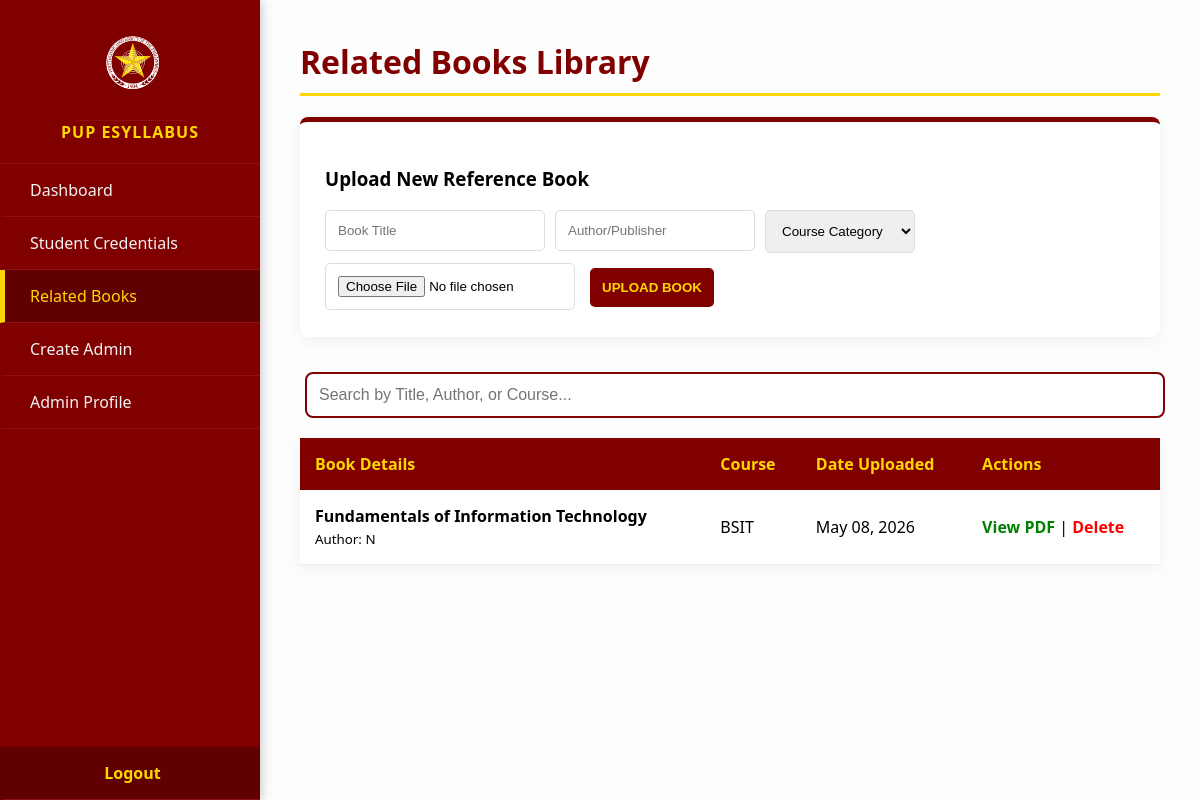
The app's page /manage_books.php (signed in) with its own data.
### tables this page shows
CREATE TABLE `books` (
  `id` int(11) NOT NULL,
  `title` varchar(255) NOT NULL,
  `author` varchar(255) DEFAULT NULL,
  `course_category` varchar(50) DEFAULT NULL,
  `file_path` varchar(255) NOT NULL,
  `uploaded_at` timestamp NOT NULL DEFAULT current_timestamp()
);

### manage_books.php (the view, shortened to what this page needs)
<?php
include 'db.php';
?>
<!DOCTYPE html>
<html lang="en">
<head>
</head>
<body>
<div class="sidebar">
    <div class="sidebar-header">
        <a href="admin.php"><img src="logo200.png" alt="PUP Logo"></a>
        <h2>PUP ESYLLABUS</h2>
    </div>
    <?php $current_page = basename($_SERVER['PHP_SELF']); ?>
    <a href="admin.php" class="<?php echo ($current_page == 'admin.php') ? 'active' : ''; ?>">Dashboard</a>
    <a href="manage_students.php" class="<?php echo ($current_page == 'manage_students.php') ? 'active' : ''; ?>">Student Credentials</a>
    <a href="manage_books.php" class="<?php echo ($current_page == 'manage_books.php') ? 'active' : ''; ?>">Related Books</a>
    <a href="register.php" class="<?php echo ($current_page == 'register.php') ? 'active' : ''; ?>">Create Admin</a>
    <a href="profile_admin.php" class="<?php echo ($current_page == 'profile_admin.php') ? 'active' : ''; ?>">Admin Profile</a>
    <a href="logout.php" class="logout-link">Logout</a>
</div>
<div class="main-content">
    <h1>Related Books Library</h1>
   <div class="form-box">
    <h3>Upload New Reference Book</h3>
    <form method="POST" enctype="multipart/form-data" style="display: flex; flex-wrap: wrap; align-items: flex-start; gap: 10px;">
        <input type="text" name="title" placeholder="Book Title" required style="width: 220px; margin: 0;">
        <input type="text" name="author" placeholder="Author/Publisher" required style="width: 200px; margin: 0;">
        <select name="course_category" required style="width: 150px; margin: 0;">
            <option value="" disabled selected>Course Category</option>
        </select>
        <input type="file" name="book_file" accept=".pdf,.epub" required style="width: 250px; margin: 0;">
        <button type="submit" name="upload_book">UPLOAD BOOK</button>
    </form>
</div>
    <input type="text" id="bookSearch" class="search-box" placeholder="Search by Title, Author, or Course...">
    <table id="bookTable">
        <thead>
            <tr>
                <th>Book Details</th>
                <th>Course</th>
                <th>Date Uploaded</th>
                <th>Actions</th>
            </tr>
        </thead>
        <tbody>
            <?php
            $books = $conn->query("SELECT * FROM books ORDER BY uploaded_at DESC");
            while($b = $books->fetch_assoc()): ?>
                <tr>
                    <td>
                        <strong><?php echo htmlspecialchars($b['title']); ?></strong><br>
                        <small>Author: <?php echo htmlspecialchars($b['author']); ?></small>
                    </td>
                    <td><?php echo $b['course_category']; ?></td>
                    <td><?php echo date("M d, Y", strtotime($b['uploaded_at'])); ?></td>
                    <td>
                        <a href="<?php echo $b['file_path']; ?>" target="_blank" style="color:green; font-weight:bold; text-decoration:none;">View PDF</a> |
                        <a href="javascript:void(0)" onclick="confirmDeleteBook(<?php echo $b['id']; ?>)" style="color:red; font-weight:bold; text-decoration:none;">Delete</a>
                    </td>
                </tr>
            <?php endwhile; ?>
        </tbody>
    </table>
</div>
</body>
</html>

### manage_books.php (style rules this page uses)
* { box-sizing: border-box; }
body { font-family: 'Segoe UI', sans-serif; margin: 0; display: flex; background: #fdfdfd; }
.sidebar { width: 260px; height: 100vh; background-color: #800000; color: white; position: fixed; display: flex; flex-direction: column; box-shadow: 2px 0 10px rgba(0,0,0,0.2); z-index: 1000; }
.sidebar-header { text-align: center; padding: 20px 10px; border-bottom: 1px solid #901010; min-height: 160px; display: flex; flex-direction: column; align-items: center; justify-content: center; }
.sidebar-header img { width: 55px; height: auto; margin-bottom: 10px; cursor: pointer; transition: 0.3s; }
.sidebar h2 { font-size: 1rem; margin: 0; color: #FFD700; letter-spacing: 1px; text-transform: uppercase; }
.sidebar a { padding: 15px 25px; text-decoration: none; color: #f1f1f1; display: block; transition: 0.2s; border-bottom: 1px solid #901010; border-left: 5px solid transparent; }
.sidebar a.active { background-color: #600000; border-left: 5px solid #FFD700; color: #FFD700; }
.logout-link { margin-top: auto; background: #600000; text-align: center; color: #FFD700 !important; font-weight: bold; border-left: 5px solid transparent !important; }
.main-content { margin-left: 260px; padding: 40px; width: calc(100% - 260px); }
h1 { color: #800000; border-bottom: 3px solid #FFD700; padding-bottom: 10px; margin-top: 0; }
.form-box { background: white; padding: 25px; border-radius: 8px; border-top: 5px solid #800000; box-shadow: 0 4px 15px rgba(0,0,0,0.05); margin-bottom: 30px; }
.search-box { width: 100%; padding: 12px; margin-bottom: 20px; border: 2px solid #800000; border-radius: 8px; font-size: 1rem; }
input, select, button { padding: 12px; margin: 5px; border: 1px solid #ddd; border-radius: 5px; }
button { background: #800000; color: #FFD700; border: none; cursor: pointer; font-weight: bold; }
table { width: 100%; border-collapse: collapse; background: white; box-shadow: 0 4px 15px rgba(0,0,0,0.05); }
th { background-color: #800000; color: #FFD700; padding: 15px; text-align: left; }
td { padding: 15px; border-bottom: 1px solid #eee; }

### records on screen
books: title "Fundamentals of Information Technology", author "N", course_category "BSIT", uploaded_at "May 08, 2026"
